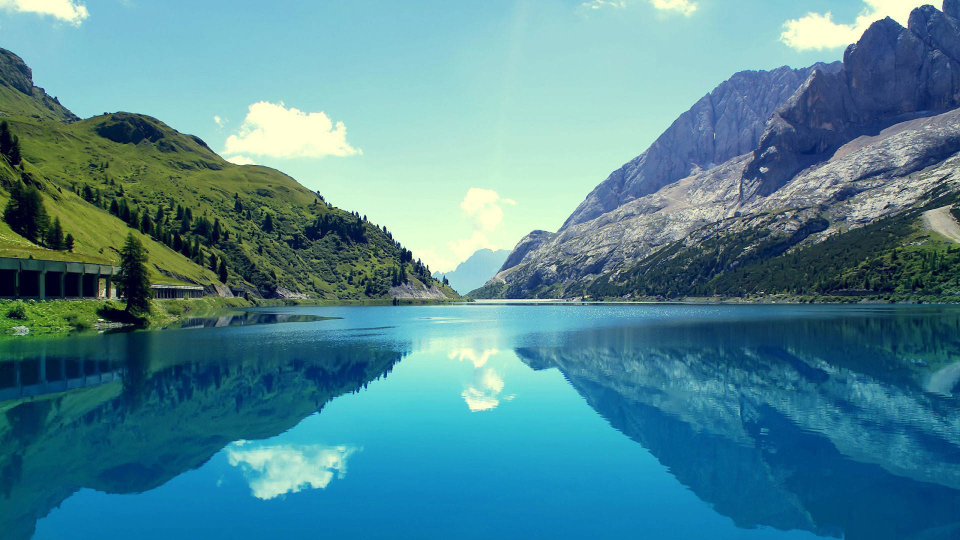
#> input picture 01_modulos_ml_py/sem03/imgs/paisaje.jpg, 1920 x 1080 px, given in place of the camera (shown at 1/2 size)
$ python ejm03_opencv_color_video.py
#> lines starting #> are read from the running program, lines starting #| are printed output that depends on the picture; after the words box and inside, x2 and y2 are one past the last pixel; in counts of white or black regions, pixels touching at a corner belong together
#pip install opencv-python
#pip install opencv-contrib-python
#pip install imutils
import cv2
import imutils
import numpy as np

cap=cv2.VideoCapture(0) #(0)1ra cam / (1)2da cam

while True:
    red, frame=cap.read()
#> frame is the input picture: shape (1080, 1920, 3); mean B, G, R 148.7, 136.6, 80.9
    #Convertir frames a HSV para BGR
    hsv=cv2.cvtColor(frame,cv2.COLOR_BGR2HSV)
#> hsv: shape (1080, 1920, 3); mean H, S, V 88.8, 143.7, 157

    #Definir color a detectar (tono,saturacion,brillo)
    abajo_azul=np.array([98,100,20])
    arriba_azul=np.array([125,255,255])

    mascara_azul=cv2.inRange(hsv, abajo_azul, arriba_azul)
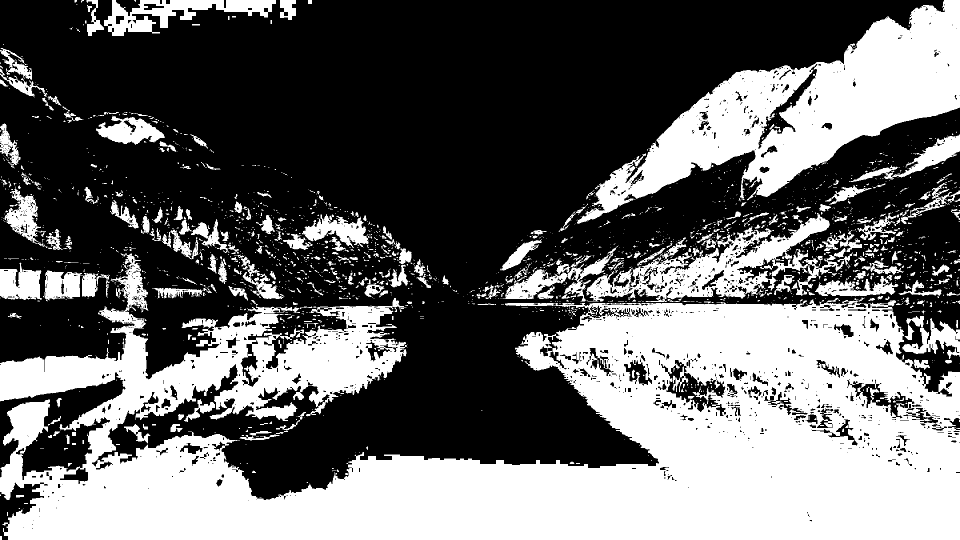
#> mascara_azul: shape (1080, 1920) (shown at 1/2 size); 40.8% white; 2174 white regions (1776 under 20 px)

    #Deteccion de contornos
    contorno_azul=cv2.findContours(mascara_azul,
                                    cv2.RETR_TREE,
                                    cv2.CHAIN_APPROX_SIMPLE)
#> contorno_azul = 4230 contours, 3429 with area under 20; largest, box (x1, y1, x2, y2) and area: (0, 506, 1920, 1080) 614390, (1153, 0, 1920, 448) 123523, (1172, 426, 1688, 604) 31050, (208, 0, 552, 72) 10382, (1005, 491, 1237, 603) 5970
    contorno_azul=imutils.grab_contours(contorno_azul)

    #Agregar formato texto
    font=cv2.FONT_HERSHEY_SIMPLEX
    thickness=2
    color_blue=(253, 251, 115) #color cian

    #Agrega el texto y el centro
    for contour in contorno_azul:
        area1=cv2.contourArea(contour)
        if area1>5000:
            cv2.drawContours(frame,[contour],0,(255,0,0),2)
            #Encontrar el centro de un area
            M=cv2.moments(contour)
            cx=int(M['m10']/M['m10'])
            cy=int(M['m01']/M['m01'])
            cv2.circle(frame,(cx,cy),7,(255,255,255),-1)
            cv2.putText(frame,'Azul',(cx,cy),
                        font,1,color_blue,
                        thickness,cv2.LINE_AA)
#> this loop made 4230 passes
#> area1 on passes 7, 22, 23, 40, 41, 42, 43, 47, 48, 54, 56, 57: 52.5, 23, 23, 26, 247, 68.5, 21, 126.5, 50.5, 203, 45, 556.5
#> (contour, area1) on passes 1, 35, 45: ([[0, 1072], [0, 1079], [3, 1079], [3, 1072]], 21), ([[144, 886], [144, 889], [151, 889], [151, 886]], 21), ([[144, 864], [144, 871], [151, 871], [151, 864]], 49)
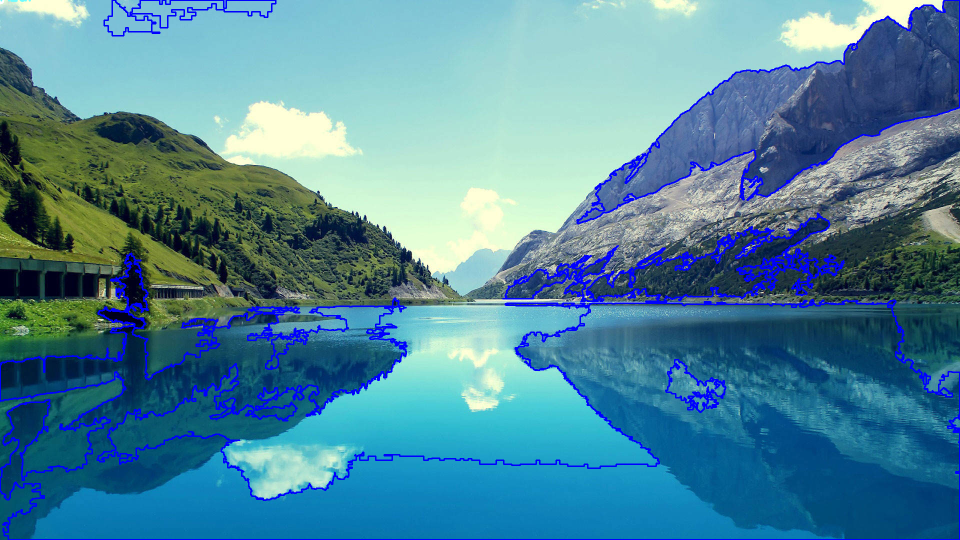
#> frame: shape (1080, 1920, 3) (shown at 1/2 size); 4.09% of pixels changed, all inside (x1, y1, x2, y2) = (0, 0, 1920, 1080)
    cv2.imshow('mi primer video',frame)
    k=cv2.waitKey(1)
#> (key Esc is pressed here)
    if k==27:
        break
cap.release()
cv2.destroyAllWindows
